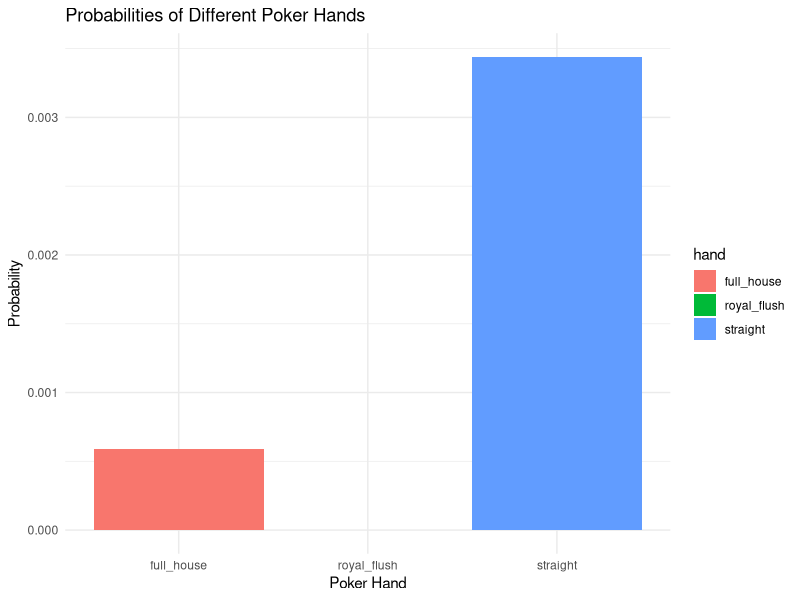

Reproduce this figure in R.
## ---- chunk 1
library(tidyverse)
library(ggplot2)
library(purrr)

#use crossing function to associate each of the values with one of each of the suits 


deck <- crossing(value = c(2:10, "J", "Q", "K", "A"),

                 suit = c("Spades", "Diamonds", "Clubs", "Hearts"))
## ---- chunk 2
deal_hand <- function(deck){

#pick random row numbers then index through deck data set to pick those specific rows 

  hand <- deck[sample(nrow(deck), 5, replace = FALSE), ]

  return(hand)

}

deal_hand(deck)
## ---- chunk 3
check_straight <- function(hand){

  value_order <- c("2", "3", "4", "5", "6", "7", "8", "9", "10", "J", "Q", "K", 

"A")

  ordered_hand_values <- match(hand$value, value_order)
  
  is_straight <- all(diff(sort(ordered_hand_values)) == 1)

  return(is_straight)

}

check_royal_flush <- function(hand){

  royal_values <- c("10", "J", "Q", "K", "A")

  

  is_flush <- if_else(length(unique(hand$suit)) == 1, TRUE, FALSE)

  is_royal <- if_else(all(royal_values %in% hand$value), TRUE, FALSE)

  return(is_flush && is_royal)

}

check_full_house <- function(hand){

  value_frequency <- table(hand$value)

  

  #Gives True if there exactly 2 unique values and there are 3 repeats of the first value and 2 repeats of the second

    if_else(length(value_frequency) == 2 &

            all(value_frequency == c(3,2)), TRUE, FALSE)

}

## ---- chunk 4
set.seed(738)
iterations <- 100000

results <- 
  tibble(full_house = mean(map_lgl(1:iterations, ~check_full_house(deal_hand(deck)))),
        royal_flush = mean(map_lgl(1:iterations, ~check_royal_flush(deal_hand(deck)))),
        straight = mean(map_lgl(1:iterations, ~check_straight(deal_hand(deck)))))

results <- results|>
  pivot_longer(cols = everything(), names_to = "hand", values_to = "probability")
## ---- chunk 5
ggplot(results, aes(x = hand, y = probability, fill = hand)) +

  geom_bar(stat = "identity") +

  labs(title = "Probabilities of Different Poker Hands",

       x = "Poker Hand",

       y = "Probability") +

  theme_minimal()

